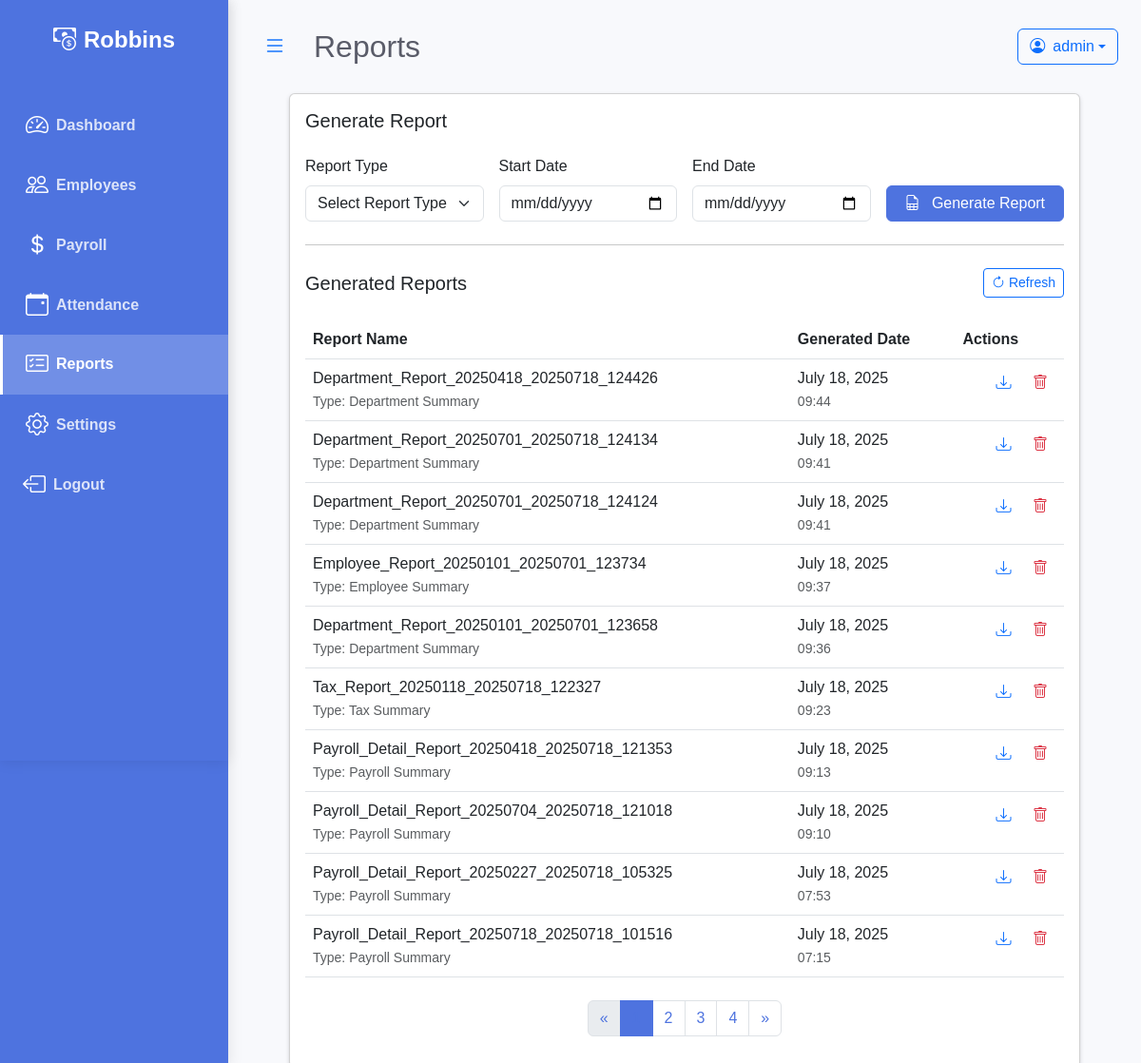
The page /reports/ (signed in) on the database as committed earlier.
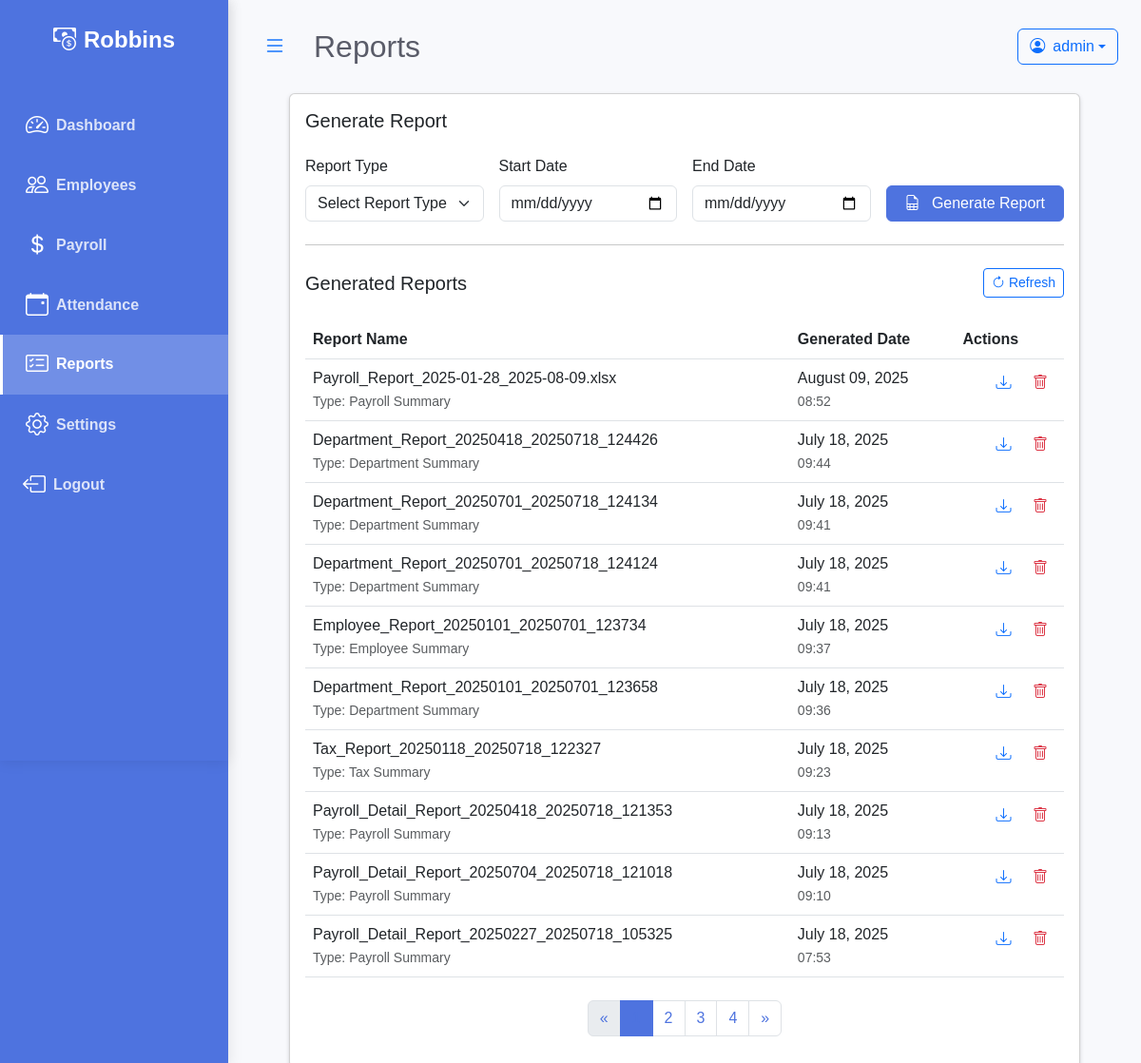
The same page on the database as committed later.
### payroll/models.py (models this page shows, shortened)
class Report(models.Model):
    REPORT_TYPES = [
        ('payroll', 'Payroll Summary'),
        ('department', 'Department Summary'),
        ('employee', 'Employee Summary'),
        ('tax', 'Tax Summary'),
    ]
    REPORT_STATUS = [
        ('generated', 'Generated'),
        ('failed', 'Failed'),
        ('processing', 'Processing'),
    ]
    name = models.CharField(max_length=255)
    type = models.CharField(max_length=20, choices=REPORT_TYPES)
    generated_date = models.DateTimeField(auto_now_add=True)
    period_start = models.DateField()
    period_end = models.DateField()
    department = models.CharField(max_length=20, choices=Employee.DEPARTMENT_CHOICES, null=True, blank=True)
    file = models.FileField(upload_to='reports/')
    status = models.CharField(max_length=20, choices=REPORT_STATUS, default='processing')
    generated_by = models.ForeignKey(User, on_delete=models.SET_NULL, null=True, blank=True)

### payroll/views.py (the view)
# urls.py: path('reports/', views.reports, name='reports'),
@login_required
def reports(request):
    reports_list = Report.objects.all().order_by('-generated_date')
    departments = Employee.DEPARTMENT_CHOICES
    per_page = 10
    paginator = Paginator(reports_list, per_page)
    page = request.GET.get('page')
    try:
        paginated_reports = paginator.page(page)
    except PageNotAnInteger:
        paginated_reports = paginator.page(1)
    except EmptyPage:
        paginated_reports = paginator.page(paginator.num_pages)
    context = {
        'reports': paginated_reports,
        'departments': departments,
    }
    return render(request, 'reports.html', context)

### payroll/templatetags/company_tags.py (called while the page is built)
@register.simple_tag
def get_company_name():
    company = Company.objects.first()
    return company.name if company else "PayPulse"

### templates/reports.html (shortened to what the changed rows need)
{% extends 'base.html' %}
{% load static %}
{% load humanize %}
{% block page_title %}Reports{% endblock %}
{% block content %}
<div class="container-fluid">
    <div class="row">
        <div class="col-12">
            <div class="card shadow-sm">
                <div class="card-body">
                    <div class="table-responsive">
                        <table class="table table-hover" id="reportsTable">
                            <thead>
                                <tr>
                                    <th>Report Name</th>
                                    <th>Generated Date</th>
                                    <th>Actions</th>
                                </tr>
                            </thead>
                            <tbody>
                                {% for report in reports %}
                                <tr>
                                    <td>
                                        <div class="fw-medium">{{ report.name }}</div>
                                        <small class="text-muted">Type: {{ report.get_type_display }}</small>
                                    </td>
                                    <td>
                                        <div>{{ report.generated_date|date:"F d, Y" }}</div>
                                        <small class="text-muted">{{ report.generated_date|date:"H:i" }}</small>
                                    </td>
                                    <td class="text-end">
                                        <a href="{{ report.file.url }}" class="btn btn-link text-primary px-2 py-1" download title="Download Report">
                                            <i class="bi bi-download"></i>
                                        </a>
                                        <form method="post" action="{% url 'delete_report' report.id %}" class="d-inline">
                                            <button type="submit" class="btn btn-link text-danger px-2 py-1" onclick="return confirm('Are you sure you want to delete this report?')" title="Delete Report">
                                                <i class="bi bi-trash"></i>
                                            </button>
                                        </form>
                                    </td>
                                </tr>
                                {% empty %}
                                <tr>
                                    <td colspan="3" class="text-center">No reports generated yet.</td>
                                </tr>
                                {% endfor %}
                            </tbody>
                        </table>
                        {% if reports.has_other_pages %}
                        <div class="d-flex justify-content-center mt-4">
                            <nav aria-label="Report navigation">
                                <ul class="pagination">
                                    {% for num in reports.paginator.page_range %}
                                        {% if reports.number == num %}
                                            <li class="page-item active">
                                                <span class="page-link">{{ num }}</span>
                                            </li>
                                        {% else %}
                                            <li class="page-item">
                                                <a class="page-link" href="?page={{ num }}">{{ num }}</a>
                                            </li>
                                        {% endif %}
                                    {% endfor %}
                                </ul>
                            </nav>
                        </div>
                        {% endif %}
                    </div>
                </div>
            </div>
        </div>
    </div>
</div>
{% endblock %}

Rows that differ between the two databases and show on the page:
no longer on this page (row unchanged): Report: name "Payroll_Detail_Report_20250718_20250718_101516", type "Payroll Summary", generated_date "July 18, 2025", generated_date "07:15"
added Report: name "Payroll_Report_2025-01-28_2025-08-09.xlsx", type "Payroll Summary", generated_date "August 09, 2025", generated_date "08:52"
